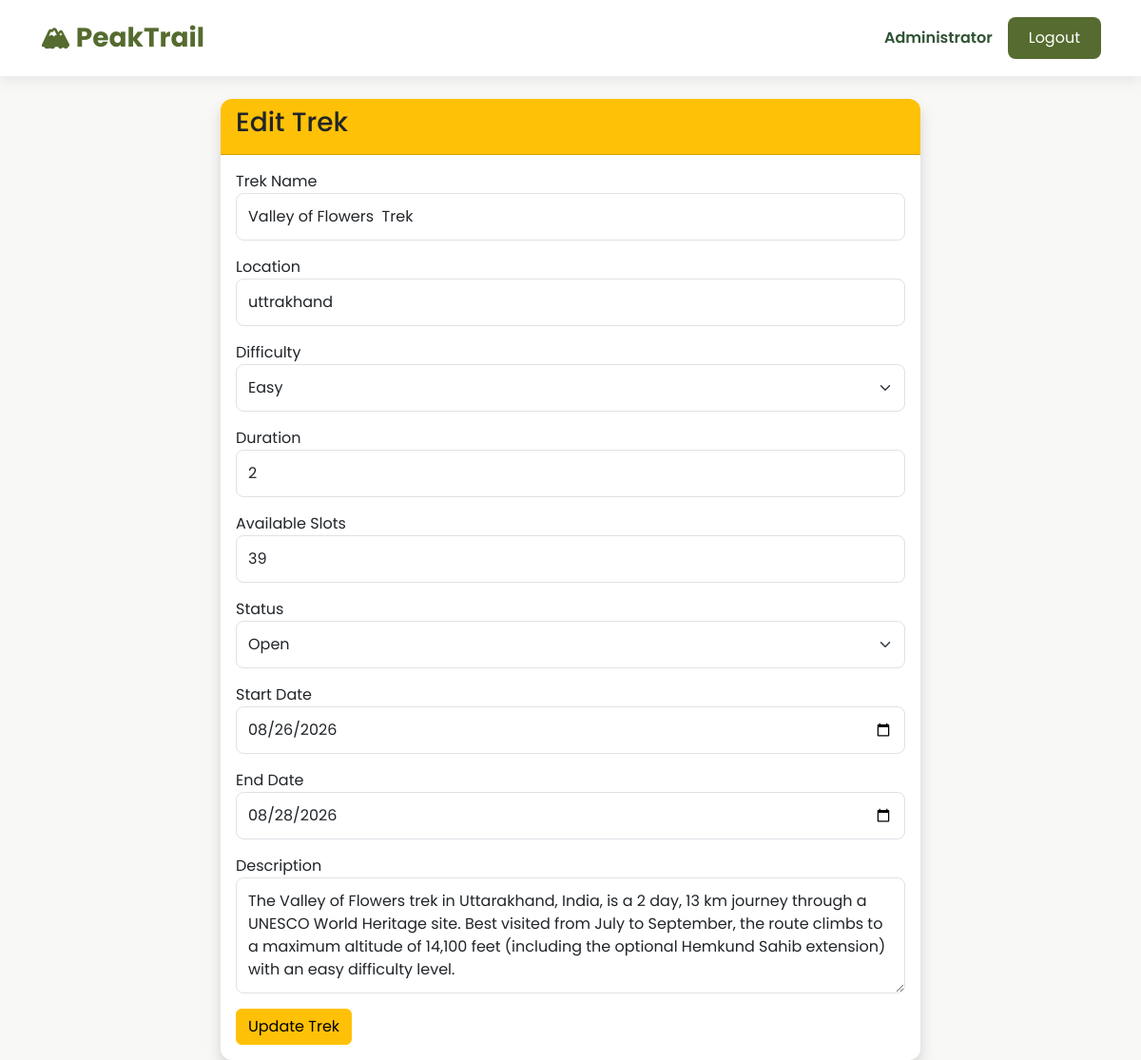
/admin/edit-trek/1 (signed in), run on the app's committed database.
### models/user.py (models this page shows, shortened)
class User(UserMixin, db.Model):
    __tablename__ = "users"
    id = db.Column(db.Integer, primary_key=True)
    name = db.Column(db.String(100), nullable=False)
    email = db.Column(db.String(120), unique=True, nullable=False)
    password = db.Column(db.String(255), nullable=False)
    role = db.Column(db.String(20), nullable=False)
    is_active = db.Column(db.Boolean, default=True)
    is_blacklisted = db.Column(db.Boolean, default=False)
    created_at = db.Column(db.DateTime, default=datetime.utcnow)
    bookings = db.relationship("Booking", backref="user", lazy=True)
    staff_profile = db.relationship(
        "StaffProfile",
        backref="user",
        uselist=False
    )

### models/trek.py (models this page shows, shortened)
class Trek(db.Model):
    __tablename__ = "treks"
    id = db.Column(db.Integer, primary_key=True)
    trek_name = db.Column(db.String(100), nullable=False)
    location = db.Column(db.String(100), nullable=False)
    image_url = db.Column(db.String(500))
    price = db.Column(
        db.Float,
        nullable=False,
        default=0
    )
    difficulty = db.Column(db.String(20), nullable=False)
    duration = db.Column(db.Integer, nullable=False)
    available_slots = db.Column(db.Integer, nullable=False)
    description = db.Column(db.Text)
    start_date = db.Column(db.Date, nullable=False)
    end_date = db.Column(db.Date, nullable=False)
    status = db.Column(
        db.String(20),
        default="Open"
    )
    assigned_staff_id = db.Column(
        db.Integer,
        db.ForeignKey("staff_profiles.id"),
        nullable=True
    )
    bookings = db.relationship(
        "Booking",
        backref="trek",
        lazy=True,
        cascade="all, delete-orphan"
    )

### routes/admin.py (the view, shortened to what this page needs)
@admin.route("/admin/edit-trek/<int:trek_id>", methods=["GET", "POST"])
@login_required
def edit_trek(trek_id):
    if not _admin_required():
        return redirect(url_for("home"))
    trek = Trek.query.get_or_404(trek_id)
    return render_template("admin/edit_trek.html", trek=trek)

### app.py (called while the page is built)
@login_manager.user_loader
def load_user(user_id):
    return User.query.get(int(user_id))

### routes/admin.py (called while the page is built)
def _admin_required():
    if current_user.role != "admin":
        flash("Access Denied!", "danger")
        return False
    return True

### templates/admin/edit_trek.html (shortened to what this page needs)
{% extends "base.html" %}
{% block content %}
<div class="row justify-content-center">
<div class="col-md-8">
<div class="card shadow">
<div class="card-header bg-warning">
<h3>Edit Trek</h3>
</div>
<div class="card-body">
<form method="POST">
<div class="mb-3">
<label>Trek Name</label>
<input
type="text"
class="form-control"
name="name"
value="{{ trek.trek_name }}"
required>
</div>
<div class="mb-3">
<label>Location</label>
<input
type="text"
class="form-control"
name="location"
value="{{ trek.location }}"
required>
</div>
<div class="mb-3">
<label>Difficulty</label>
<select
class="form-select"
name="difficulty">
<option {% if trek.difficulty=="Easy" %}selected{% endif %}>Easy</option>
</select>
</div>
<div class="mb-3">
<label>Duration</label>
<input
type="number"
class="form-control"
name="duration"
value="{{ trek.duration }}"
required>
</div>
<div class="mb-3">
<label>Available Slots</label>
<input
type="number"
class="form-control"
name="slots"
value="{{ trek.available_slots }}"
required>
</div>
<div class="mb-3">
<label>Status</label>
<select
class="form-select"
name="status">
<option {% if trek.status=="Open" %}selected{% endif %}>Open</option>
</select>
</div>
<div class="mb-3">
<label>Start Date</label>
<input
type="date"
class="form-control"
name="start_date"
value="{{ trek.start_date }}"
required>
</div>
<div class="mb-3">
<label>End Date</label>
<input
type="date"
class="form-control"
name="end_date"
value="{{ trek.end_date }}"
required>
</div>
<div class="mb-3">
<label>Description</label>
<textarea
class="form-control"
name="description"
rows="4">{{ trek.description }}</textarea>
</div>
<button
class="btn btn-warning">
Update Trek
</button>
</form>
</div>
</div>
</div>
</div>
{% endblock %}

### templates/base.html (shortened to what this page needs)
<!DOCTYPE html>
<html lang="en">
<head>
    <link href="https://cdn.jsdelivr.net/npm/bootstrap@5.3.3/dist/css/bootstrap.min.css" rel="stylesheet">
    <link rel="stylesheet" href="{{ url_for('static', filename='css/style.css') }}">
</head>
<body>
    <nav class="navbar navbar-expand-lg custom-navbar">
<div class="container">
{% if current_user.is_authenticated %}
    {% if current_user.role=="admin" %}
        <a class="navbar-brand fw-bold"
        href="{{ url_for('admin.dashboard') }}">
        🏔 PeakTrail
        </a>
    {% elif current_user.role=="staff" %}
        <a class="navbar-brand fw-bold"
        href="{{ url_for('staff.dashboard') }}">
        🏔 PeakTrail
        </a>
    {% elif current_user.role=="trekker" %}
        <a class="navbar-brand fw-bold"
        href="{{ url_for('trekker.dashboard') }}">
        🏔 PeakTrail
        </a>
    {% endif %}
{% else %}
<a class="navbar-brand fw-bold"
href="{{ url_for('auth.login') }}">
🏔 PeakTrail
</a>
{% endif %}
<div class="ms-auto d-flex align-items-center">
{% if current_user.is_authenticated %}
<span class="welcome-text">
{{ current_user.name }}
</span>
<a href="{{ url_for('auth.logout') }}"
class="btn btn-custom ms-3">
Logout
</a>
{% endif %}
</div>
</div>
</nav>
    <div class="container mt-4">
        {% block content %}
        {% endblock %}
    </div>
</body>
</html>

### static/css/style.css (style rules this page uses)
:root { --primary:#556B2F; --secondary:#2F5233; --accent:#F5F1E8; --background:#F8F8F6; --text:#2D2D2D; }
body { font-family:'Poppins',sans-serif; background:var(--background); color:var(--text); }
.custom-navbar { background:white; box-shadow:0 4px 15px rgba(0,0,0,.08); padding:14px; }
.navbar-brand { color:var(--primary)!important; font-size:28px; }
.welcome-text { font-weight:600; color:var(--secondary); }
.card { border:none; border-radius:12px; overflow:hidden; transition:.3s; box-shadow:0 5px 18px rgba(0,0,0,.08); }
.btn-custom { background:var(--primary); color:white; border:none; border-radius:8px; padding:10px 22px; transition:.3s; }
.form-control, .form-select { border-radius:8px; padding:12px; }

### data on the page
User: name "Administrator"
Trek: name "Valley of Flowers Trek", location "uttrakhand", difficulty "Easy", duration "2", slots "39", status "Open", start_date "08/26/2026", end_date "08/28/2026", description "The Valley of Flowers trek in Uttarakhand, India, is a 2 day, 13 km journey through a UNESCO World Heritage site. Best visited from July to September, the route climbs to a maximum altitude of 14,100 feet (including the optional Hemkund Sahib extension) with an easy difficulty level."
